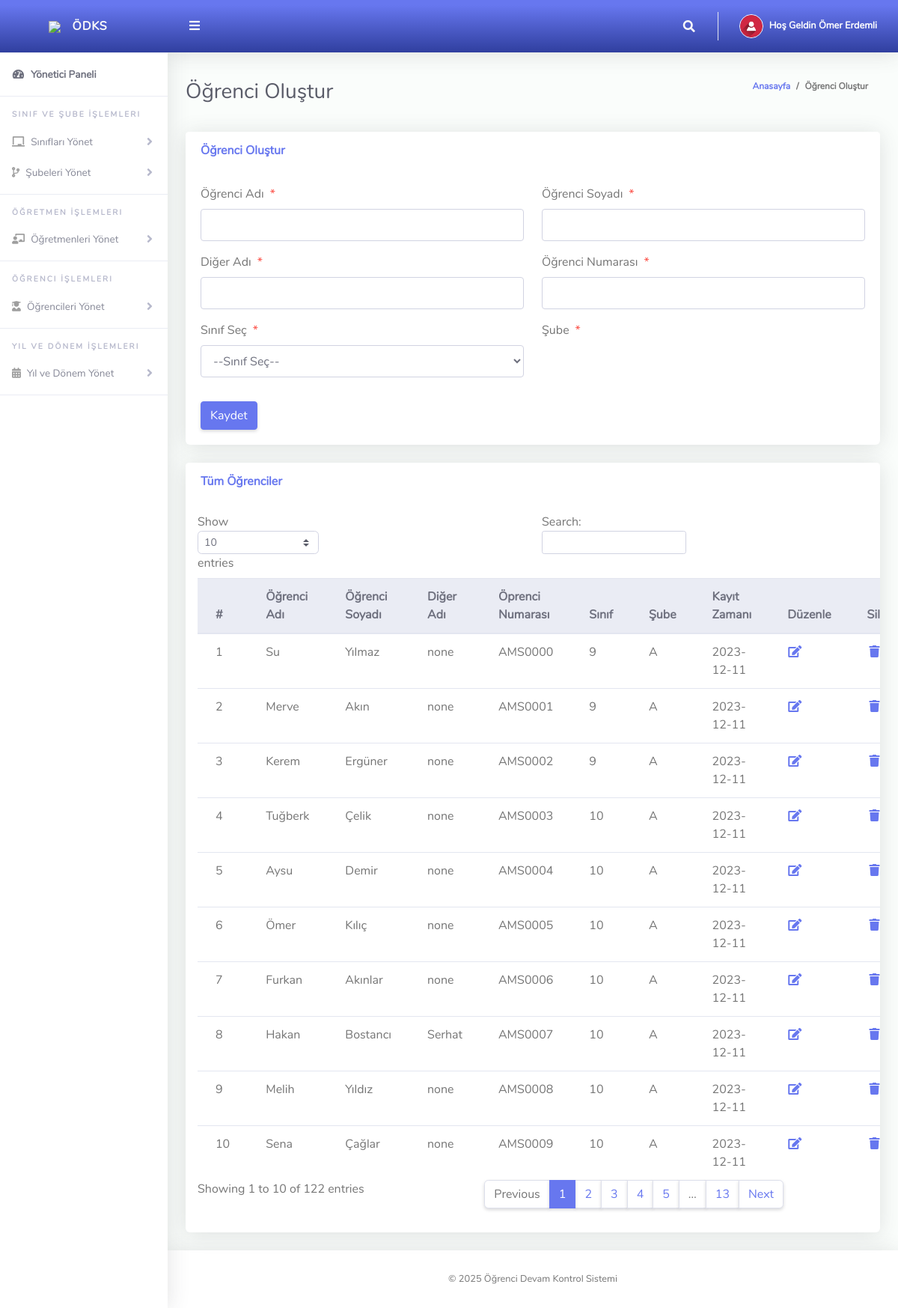
Screenshot of /Admin/createStudents.php (signed in) with the database file from the repository.
### tables this page shows
CREATE TABLE `odksyonetici` (
  `Id` int(10) NOT NULL,
  `adi` varchar(50) NOT NULL,
  `soyadi` varchar(50) NOT NULL,
  `eposta` varchar(50) NOT NULL,
  `sifre` varchar(50) NOT NULL
);

CREATE TABLE `odksogrenci` (
  `Id` int(10) NOT NULL,
  `adi` varchar(255) NOT NULL,
  `soyadi` varchar(255) NOT NULL,
  `digerAdi` varchar(255) NOT NULL,
  `ogrenciNo` varchar(255) NOT NULL,
  `sifre` varchar(50) NOT NULL,
  `sinifId` int(10) NOT NULL,
  `subeId` int(10) NOT NULL,
  `kayitZamani` varchar(50) NOT NULL
);

CREATE TABLE `odkssinif` (
  `Id` int(10) NOT NULL,
  `sinifAdi` varchar(255) NOT NULL
);

CREATE TABLE `odkssube` (
  `Id` int(50) NOT NULL,
  `sinifId` int(50) NOT NULL,
  `subeAdi` varchar(255) NOT NULL,
  `atamaDurum` varchar(10) NOT NULL
);

### Admin/createStudents.php (the view, shortened to what this page needs)
<?php
include '../Includes/dbcon.php';
?>
<!DOCTYPE html>
<html lang="en">
<head>
  <link href="../vendor/fontawesome-free/css/all.min.css" rel="stylesheet" type="text/css">
  <link href="../vendor/bootstrap/css/bootstrap.min.css" rel="stylesheet" type="text/css">
  <link href="css/ruang-admin.min.css" rel="stylesheet">
</head>
<body id="page-top">
  <div id="wrapper">
      <?php include "Includes/sidebar.php";?>
    <div id="content-wrapper" class="d-flex flex-column">
      <div id="content">
       <?php include "Includes/topbar.php";?>
        <div class="container-fluid" id="container-wrapper">
          <div class="d-sm-flex align-items-center justify-content-between mb-4">
            <h1 class="h3 mb-0 text-gray-800">Öğrenci Oluştur</h1>
            <ol class="breadcrumb">
              <li class="breadcrumb-item"><a href="./">Anasayfa</a></li>
              <li class="breadcrumb-item active" aria-current="page">Öğrenci Oluştur</li>
            </ol>
          </div>
          <div class="row">
            <div class="col-lg-12">
              <div class="card mb-4">
                <div class="card-header py-3 d-flex flex-row align-items-center justify-content-between">
                  <h6 class="m-0 font-weight-bold text-primary">Öğrenci Oluştur</h6>
                </div>
                <div class="card-body">
                  <form method="post">
                   <div class="form-group row mb-3">
                        <div class="col-xl-6">
                        <label class="form-control-label">Öğrenci Adı<span class="text-danger ml-2">*</span></label>
                        <input type="text" class="form-control" name="adi" value="<?php echo $row['adi'];?>" id="exampleInputadi" >
                        </div>
                        <div class="col-xl-6">
                        <label class="form-control-label">Öğrenci Soyadı<span class="text-danger ml-2">*</span></label>
                      <input type="text" class="form-control" name="soyadi" value="<?php echo $row['soyadi'];?>" id="exampleInputadi" >
                        </div>
                    </div>
                     <div class="form-group row mb-3">
                        <div class="col-xl-6">
                        <label class="form-control-label">Diğer Adı<span class="text-danger ml-2">*</span></label>
                        <input type="text" class="form-control" name="digerAdi" value="<?php echo $row['digerAdi'];?>" id="exampleInputadi" >
                        </div>
                        <div class="col-xl-6">
                        <label class="form-control-label">Öğrenci Numarası<span class="text-danger ml-2">*</span></label>
                      <input type="text" class="form-control" required name="ogrenciNo" value="<?php echo $row['ogrenciNo'];?>" id="exampleInputadi" >
                        </div>
                    </div>
                    <div class="form-group row mb-3">
                        <div class="col-xl-6">
                        <label class="form-control-label">Sınıf Seç<span class="text-danger ml-2">*</span></label>
                         <?php
                        $qry= "SELECT * FROM odkssinif ORDER BY sinifAdi ASC";
                        $result = $conn->query($qry);
                        $num = $result->num_rows;
                        if ($num > 0){
                          echo ' <select required name="sinifId" onchange="classArmDropdown(this.value)" class="form-control mb-3">';
                          echo'<option value="">--Sınıf Seç--</option>';
                                  echo '</select>';
                              }
                            ?>
                        </div>
                        <div class="col-xl-6">
                        <label class="form-control-label">Şube<span class="text-danger ml-2">*</span></label>
                        </div>
                    </div>
                      <?php
                    if (isset($Id))
                    {
                    ?>
                    <button type="submit" name="update" class="btn btn-warning">Güncelle</button>
                    &nbsp;&nbsp;&nbsp;&nbsp;&nbsp;&nbsp;&nbsp;&nbsp;&nbsp;&nbsp;
                    <?php
                    } else {
                    ?>
                    <button type="submit" name="save" class="btn btn-primary">Kaydet</button>
                    <?php
                    }
                    ?>
                  </form>
                </div>
              </div>
                 <div class="row">
              <div class="col-lg-12">
              <div class="card mb-4">
                <div class="card-header py-3 d-flex flex-row align-items-center justify-content-between">
                  <h6 class="m-0 font-weight-bold text-primary">Tüm Öğrenciler</h6>
                </div>
                <div class="table-responsive p-3">
                  <table class="table align-items-center table-flush table-hover" id="dataTableHover">
                    <thead class="thead-light">
                      <tr>
                        <th>#</th>
                        <th>Öğrenci Adı</th>
                        <th>Öğrenci Soyadı</th>
                        <th>Diğer Adı</th>
                        <th>Öprenci Numarası</th>
                        <th>Sınıf</th>
                        <th>Şube</th>
                        <th>Kayıt Zamanı</th>
                         <th>Düzenle</th>
                        <th>Sil</th>
                      </tr>
                    </thead>
                    <tbody>
                  <?php
                      $query = "SELECT odksogrenci.Id,odkssinif.sinifAdi,odkssube.subeAdi,odkssube.Id AS subeId,odksogrenci.adi,
                      odksogrenci.soyadi,odksogrenci.digerAdi,odksogrenci.ogrenciNo,odksogrenci.kayitZamani
                      FROM odksogrenci
                      INNER JOIN odkssinif ON odkssinif.Id = odksogrenci.sinifId
                      INNER JOIN odkssube ON odkssube.Id = odksogrenci.subeId";
                      $rs = $conn->query($query);
                      $num = $rs->num_rows;
                      $sn=0;
                      if($num > 0)
                      {
                        while ($rows = $rs->fetch_assoc())
                          {
                             $sn = $sn + 1;
                            echo"
                              <tr>
                                <td>".$sn."</td>
                                <td>".$rows['adi']."</td>
                                <td>".$rows['soyadi']."</td>
                                <td>".$rows['digerAdi']."</td>
                                <td>".$rows['ogrenciNo']."</td>
                                <td>".$rows['sinifAdi']."</td>
                                <td>".$rows['subeAdi']."</td>
                                 <td>".$rows['kayitZamani']."</td>
                                <td><a href='?action=edit&Id=".$rows['Id']."'><i class='fas fa-fw fa-edit'></i></a></td>
                                <td><a href='?action=delete&Id=".$rows['Id']."'><i class='fas fa-fw fa-trash'></i></a></td>
                              </tr>";
                          }
                      }
                      else
                      {
                           echo
                           "<div class='alert alert-danger' role='alert'>
                            Kayıt Bulunamadı
                            </div>";
                      }
                      ?>
                    </tbody>
                  </table>
                </div>
              </div>
            </div>
            </div>
          </div>
        </div>
      </div>
       <?php include "Includes/footer.php";?>
    </div>
  </div>
</body>
</html>

### Admin/Includes/topbar.php (shortened to what this page needs)
<?php
  $query = "SELECT * FROM odksyonetici WHERE Id = ".$_SESSION['userId']."";
  $rs = $conn->query($query);
  $rows = $rs->fetch_assoc();
  $fullName = $rows['adi']." ".$rows['soyadi'];
?>
<nav class="navbar navbar-expand navbar-light bg-gradient-primary topbar mb-4 static-top">
          <button id="sidebarToggleTop" class="btn btn-link rounded-circle mr-3">
            <i class="fa fa-bars"></i>
          </button>
          <ul class="navbar-nav ml-auto">
            <li class="nav-item dropdown no-arrow">
              <a class="nav-link dropdown-toggle" href="#" id="searchDropdown" role="button" data-toggle="dropdown"
                aria-haspopup="true" aria-expanded="false">
                <i class="fas fa-search fa-fw"></i>
              </a>
            </li>
            <li class="nav-item dropdown no-arrow">
              <a class="nav-link dropdown-toggle" href="#" id="userDropdown" role="button" data-toggle="dropdown"
                aria-haspopup="true" aria-expanded="false">
                <img class="img-profile rounded-circle" src="img/user-icn.png" style="max-width: 60px">
                <span class="ml-2 d-none d-lg-inline text-white small"><b>Hoş Geldin <?php echo $fullName;?></b></span>
              </a>
            </li>
          </ul>
        </nav>

### rows the page displays
odksyonetici: fullName "Ömer Erdemli"
odksogrenci: adi "Su", soyadi "Yılmaz", digerAdi "none", ogrenciNo "AMS0000", sinifId.sinifAdi "9", subeId.subeAdi "A", kayitZamani "2023-12-11"
odksogrenci: adi "Merve", soyadi "Akın", digerAdi "none", ogrenciNo "AMS0001", sinifId.sinifAdi "9", subeId.subeAdi "A", kayitZamani "2023-12-11"
odksogrenci: adi "Kerem", soyadi "Ergüner", digerAdi "none", ogrenciNo "AMS0002", sinifId.sinifAdi "9", subeId.subeAdi "A", kayitZamani "2023-12-11"
odksogrenci: adi "Tuğberk", soyadi "Çelik", digerAdi "none", ogrenciNo "AMS0003", sinifId.sinifAdi "10", subeId.subeAdi "A", kayitZamani "2023-12-11"
odksogrenci: adi "Aysu", soyadi "Demir", digerAdi "none", ogrenciNo "AMS0004", sinifId.sinifAdi "10", subeId.subeAdi "A", kayitZamani "2023-12-11"
odksogrenci: adi "Ömer", soyadi "Kılıç", digerAdi "none", ogrenciNo "AMS0005", sinifId.sinifAdi "10", subeId.subeAdi "A", kayitZamani "2023-12-11"
odksogrenci: adi "Furkan", soyadi "Akınlar", digerAdi "none", ogrenciNo "AMS0006", sinifId.sinifAdi "10", subeId.subeAdi "A", kayitZamani "2023-12-11"
odksogrenci: adi "Hakan", soyadi "Bostancı", digerAdi "Serhat", ogrenciNo "AMS0007", sinifId.sinifAdi "10", subeId.subeAdi "A", kayitZamani "2023-12-11"
odksogrenci: adi "Melih", soyadi "Yıldız", digerAdi "none", ogrenciNo "AMS0008", sinifId.sinifAdi "10", subeId.subeAdi "A", kayitZamani "2023-12-11"
odksogrenci: adi "Sena", soyadi "Çağlar", digerAdi "none", ogrenciNo "AMS0009", sinifId.sinifAdi "10", subeId.subeAdi "A", kayitZamani "2023-12-11"
